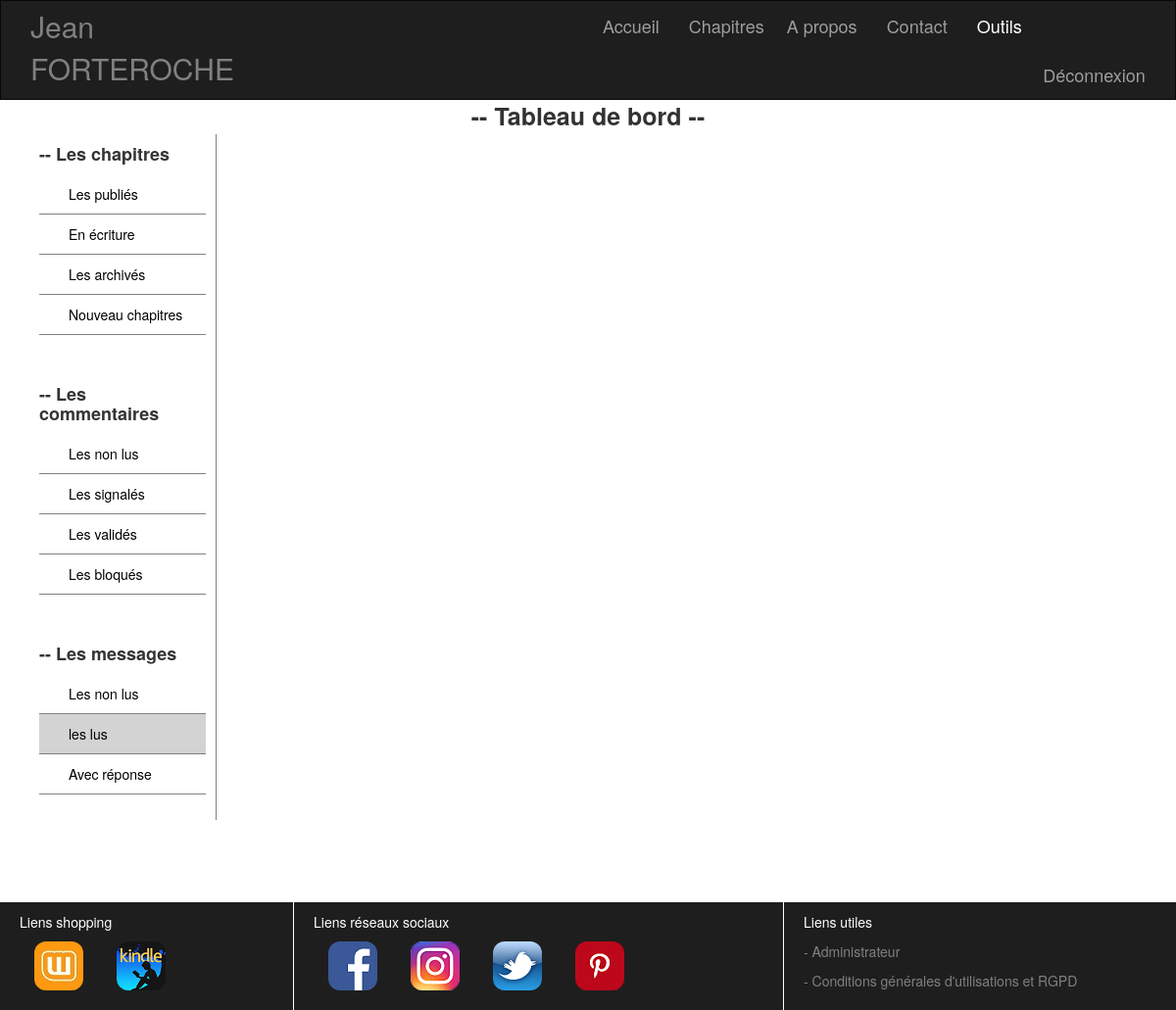
The page /index.php?callPage=dashboardDisplayListLineMessage&stateMessage=1 (signed in) on the database as committed earlier.
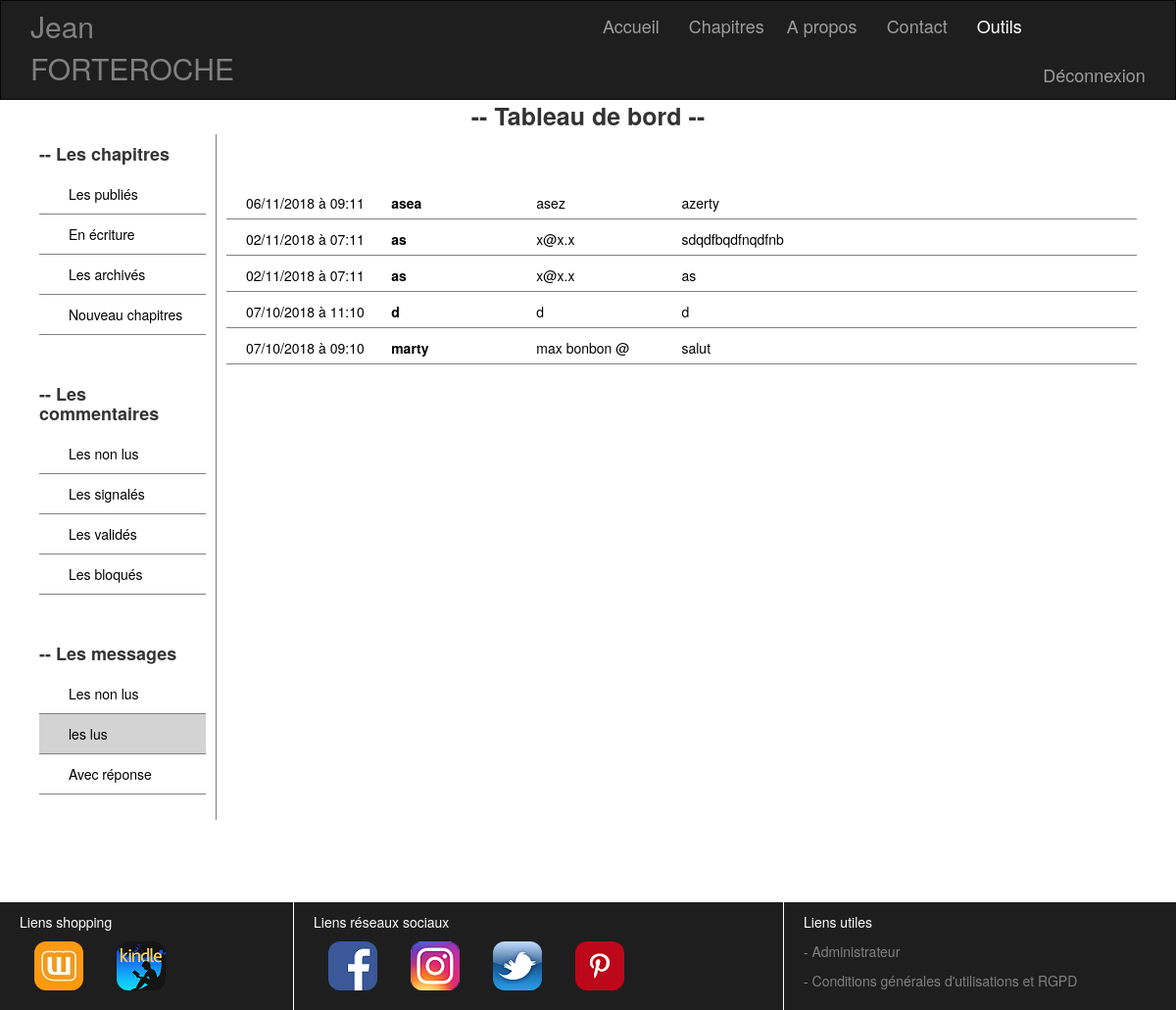
The same page on the database as committed later.
### tables this page shows
CREATE TABLE IF NOT EXISTS `message` (
  `id` int(11) NOT NULL AUTO_INCREMENT,
  `name` varchar(255) NOT NULL,
  `email` varchar(255) NOT NULL,
  `contentMessage` text NOT NULL,
  `stateMessage` int(1) NOT NULL,
  `publicationDate` datetime NOT NULL,
  PRIMARY KEY (`id`)
);

### controller/controllerValidator.php (called while the page is built, shortened)
<?php
class controllerValidator
{
    public function requestValidator($method)
    {
        return $_SERVER['REQUEST_METHOD'] === $method;
    }
    public function isEmptyValidator($params)
    {
        if (is_array($params))
        {
            $empty = [];
            return empty($empty) ? true : false;
        }
        return false;
    }
}

### view/model/modelMessage.php (called while the page is built, shortened)
<?php
require_once("./view/model/modelLogBDD.php");
class modelMessage
{
    private $BDD;
    public function __construct()
    {
        $this->BDD = new BDD();
    }
    public function getDisplayListLineMessageByStateMessage($stateMessage,$numberMessageForPage,$numberCurrentPage)
    {
        $donneesDisplayListLineMessageByStateMessage = $this->BDD->connexionBDD()->prepare('SELECT * FROM message WHERE stateMessage=:a ORDER BY publicationDate DESC LIMIT '. (($numberCurrentPage-1)*$numberMessageForPage) .','. $numberMessageForPage .'');
        $donneesDisplayListLineMessageByStateMessage->execute(array('a'=>$stateMessage));
        return $donneesDisplayListLineMessageByStateMessage->fetchAll();
    }
}

### view/model/modelLogBDD.php (called while the page is built)
<?php
class BDD
{
    public function connexionBDD()
    {
    return new PDO('mysql:host=localhost;dbname=projet_3', 'root', '');
    }
}

### view/message/viewDisplayListLineMessageState.php (the view, shortened to what the changed rows need)
  <ul class="col-lg-12">
      <?php
      foreach ($displayListLineMessage as $donneesDisplayListLineMessage)
      {
          $contentMessage = substr($donneesDisplayListLineMessage['contentMessage'], 0, 50);
          $dateFr = date("d/m/Y", strtotime($donneesDisplayListLineMessage['publicationDate']));
          $heure = date("h", strtotime($donneesDisplayListLineMessage['publicationDate']));
          $minute = date("m", strtotime($donneesDisplayListLineMessage['publicationDate']));
?>
          <li class="listMessageContact">
          <a href="./index.php?callPage=dashboardDisplayOneMessage&stateMessage=<?= $_GET['stateMessage'] ?>&idMessage=<?= $donneesDisplayListLineMessage['id'] ?>">
          <span class="date col-lg-2"><?= $dateFr ?> à <?= $heure ?>:<?= $minute ?></span>
          <span class="col-lg-2"><strong><?= $donneesDisplayListLineMessage['name'] ?></strong></span>
          <span class="date col-lg-2"><?= $donneesDisplayListLineMessage['email'] ?></span>
          <span><?= $contentMessage ?></span>
          </a></li>
<?php
      }
    ?>
  </ul>

### view/viewBodyPage/viewPageDashboard.php (shortened to what the changed rows need)
    <div class="col-lg-12 sectionDashboard">
      <div class="col-lg-12 principalTitleSection"><strong>-- Tableau de bord --</strong></div>
      <div class="col-lg-2 sectionMenu">
        <h4><strong>-- Les chapitres</strong></h4>
        <ul class="col-lg-12 sectionMenuChapter">
        </ul>
        <h4><strong>-- Les commentaires</strong></h4>
        <ul class="col-lg-12 sectionMenuComment">
        </ul>
        <h4><strong>-- Les messages</strong></h4>
        <ul class="col-lg-12 sectionMenuMessage">
        </ul>
      </div>
      <div class="col-lg-10 sectionDetail">
<?php
    if ((isset($_GET['callPage'])) and ($_GET['callPage'] == 'dashboardDisplayListLineChapter')) {
        $titlePage = "Tableau de bord";
        require_once("./view/chapter/viewDisplayListLineChapter.php");
    }
    else if ((isset($_GET['callPage'])) and ($_GET['callPage'] == 'dashboardDisplayOneChapter')) {
        $titlePage = "Tableau de bord";
        require_once("./view/chapter/viewDisplayOneChapter.php");
    }
    else if ((isset($_GET['callPage'])) and ($_GET['callPage'] == 'dashboardDisplayEditChapter')) {
        $titlePage = "Tableau de bord";
        require_once("./view/chapter/viewEditChapter.php");
    }
    else if ((isset($_GET['callPage'])) and ($_GET['callPage'] == 'dashboardDisplayListLineComment')) {
        $titlePage = "Tableau de bord";
        require_once("./view/comment/viewDisplayListLineCommentState.php");
    }
    else if ((isset($_GET['callPage'])) and ($_GET['callPage'] == 'dashboardDisplayOneComment')) {
        $titlePage = "Tableau de bord";
        require_once("./view/comment/viewDisplayOneComment.php");
    }
    else if ((isset($_GET['callPage'])) and ($_GET['callPage'] == 'dashboardDisplayListLineMessage')) {
        require_once("./view/message/viewDisplayListLineMessageState.php");
    }
    else if ((isset($_GET['callPage'])) and ($_GET['callPage'] == 'dashboardDisplayOneMessage')) {
        $titlePage = "Tableau de bord";
        require_once("./view/message/viewDisplayOneMessage.php");
        require_once("./view/message/viewDisplayListReplyMessage.php");
    }
?>
      </div>
    </div>
<?php
require_once('./view/template/viewTemplateHtml.php'); ?>

Rows that differ between the two databases and show on the page:
added message: publicationDate "06/11/2018", publicationDate "09", publicationDate "11", name "asea", email "asez", contentMessage "azerty"
now on this page (row edited): message: publicationDate "02/11/2018", publicationDate "07", publicationDate "11", name "as", email "x@x.x", contentMessage "sdqdfbqdfnqdfnb"
now on this page (row edited): message: publicationDate "02/11/2018", publicationDate "07", publicationDate "11", name "as", email "x@x.x", contentMessage "as"
now on this page (row edited): message: publicationDate "07/10/2018", publicationDate "11", publicationDate "10", name "d", email "d", contentMessage "d"
now on this page (row edited): message: publicationDate "07/10/2018", publicationDate "09", publicationDate "10", name "marty", email "max bonbon @", contentMessage "salut"
